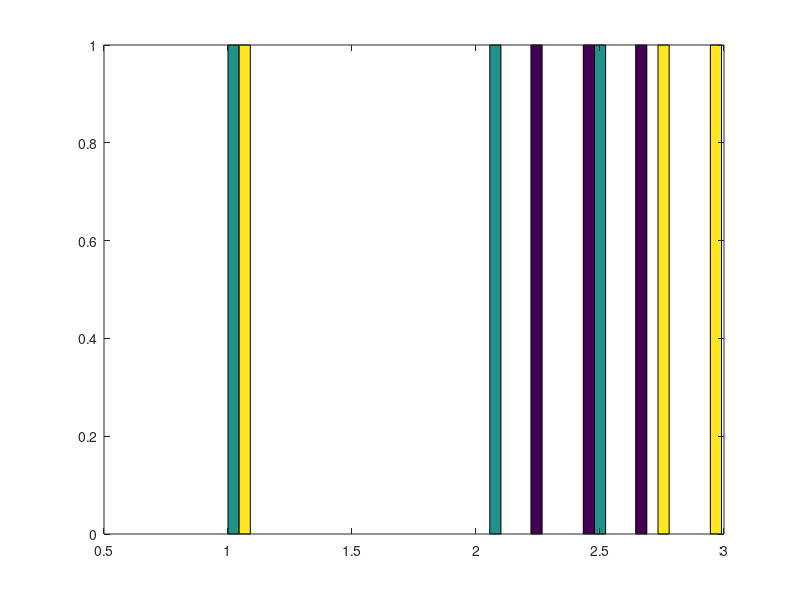

Source code (MATLAB):

y = randn(3,3) + 2;
disp(y);
hist(y);
pause;

% the randn function generates random numbers that follow a normal (Gaussian) distribution with a mean of 0 and a standard deviation of 1. This distribution is also called the standard normal distribution.

